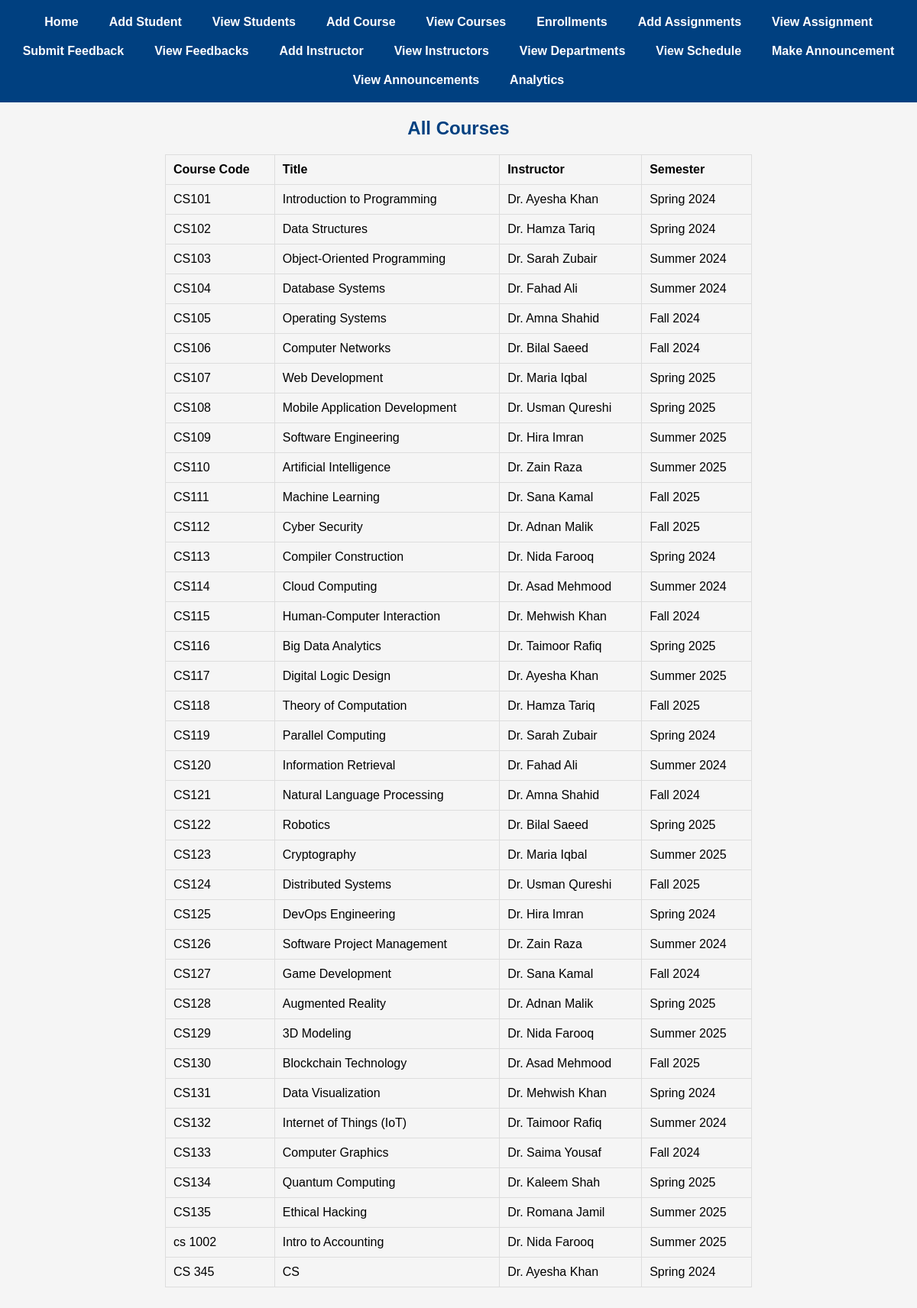
The page /show_all_courses on the database its author committed.
### main.py (models this page shows)
class Course(db.Model):
    id = db.Column(db.Integer, primary_key=True)
    code = db.Column(db.String(10), unique=True, nullable=False)
    title = db.Column(db.String(100), nullable=False)
    instructor_id = db.Column(db.Integer, db.ForeignKey('instructor.id'))
    semester_id = db.Column(db.Integer, db.ForeignKey('semester.id'))
    schedules = db.relationship('Schedule', backref='course', lazy=True)

class Instructor(db.Model):
    id = db.Column(db.Integer, primary_key=True)
    name = db.Column(db.String(100), nullable=False)
    email = db.Column(db.String(100), unique=True, nullable=False)
    department_id = db.Column(db.Integer, db.ForeignKey('department.id'), nullable=False)
    courses = db.relationship('Course', backref='instructor', lazy=True)

class Semester(db.Model):
    id = db.Column(db.Integer, primary_key=True)
    name = db.Column(db.String(50), nullable=False)
    courses = db.relationship('Course', backref='semester', lazy=True)

### main.py (the view)
@app.route('/show_all_courses')
def show_all_courses():
    courses = Course.query.all()
    return render_template('show_courses.html', courses=courses)

### templates/show_courses.html (shortened to what this page needs)
{% extends 'base.html' %}
{% block content %}
<h2>All Courses</h2>
<table>
    <thead>
        <tr>
            <th>Course Code</th>
            <th>Title</th>
            <th>Instructor</th>
            <th>Semester</th>
        </tr>
    </thead>
    <tbody>
        {% for course in courses %}
        <tr>
            <td>{{ course.code }}</td>
            <td>{{ course.title }}</td>
            <td>{{ course.instructor.name }}</td>
            <td>{{ course.semester.name }}</td>
        </tr>
        {% endfor %}
    </tbody>
</table>
{% endblock %}

### templates/base.html (shortened to what this page needs)
<!DOCTYPE html>
<html lang="en">
<head>
    <link rel="stylesheet" href="{{ url_for('static', filename='css/style.css') }}">
</head>
<body>
    <nav>
        <a href="/">Home</a>
        <a href="/add_student">Add Student</a>
        <a href="/show_all_students">View Students</a>
        <a href="/add_course">Add Course</a>
        <a href="/show_all_courses">View Courses</a>
        <a href="/enrollments">Enrollments</a>
        <a href="/add_assignment">Add Assignments</a>
        <a href="/show_assignments">View Assignment</a>
        <a href="/add_feedback">Submit Feedback</a>
        <a href="/show_feedback">View Feedbacks</a>
        <a href="/add_instructor">Add Instructor</a>
        <a href="/show_all_instructors">View Instructors</a>
        <a href="/show_all_departments">View Departments</a>
        <a href="/show_schedule">View Schedule</a>
        <a href="/announce_something">Make Announcement</a>
        <a href="/all_announcements">View Announcements</a>
        <a href="/graphs">Analytics</a>
    </nav>
    <main>
        {% block content %}{% endblock %}
    </main>
</body>
</html>

### static/css/style.css (style rules this page uses)
body { display: flex; flex-direction: column; align-items: center; margin: 0; padding: 0; font-family: Arial, sans-serif; background-color: #f5f5f5; min-height: 100vh; box-sizing: border-box; }
nav { background-color: #004080; width: 100%; display: flex; flex-wrap: wrap; justify-content: center; padding: 10px 0; }
nav a { color: white; text-decoration: none; font-weight: bold; margin: 0 15px; padding: 10px 5px; }
.container, main, section { width: 80%; max-width: 1200px; margin: 20px auto; text-align: center; }
h1, h2, h3, h4, h5, h6 { text-align: center; color: #004080; margin-top: 0; }
table { width: 80%; margin: 0 auto 20px auto; border-collapse: collapse; text-align: left; }
table th, table td { border: 1px solid #ddd; padding: 10px; }

### rows shown on the page
Course: code "CS101", title "Introduction to Programming", instructor.name "Dr. Ayesha Khan", semester.name "Spring 2024"
Course: code "CS102", title "Data Structures", instructor.name "Dr. Hamza Tariq", semester.name "Spring 2024"
Course: code "CS103", title "Object-Oriented Programming", instructor.name "Dr. Sarah Zubair", semester.name "Summer 2024"
Course: code "CS104", title "Database Systems", instructor.name "Dr. Fahad Ali", semester.name "Summer 2024"
Course: code "CS105", title "Operating Systems", instructor.name "Dr. Amna Shahid", semester.name "Fall 2024"
Course: code "CS106", title "Computer Networks", instructor.name "Dr. Bilal Saeed", semester.name "Fall 2024"
Course: code "CS107", title "Web Development", instructor.name "Dr. Maria Iqbal", semester.name "Spring 2025"
Course: code "CS108", title "Mobile Application Development", instructor.name "Dr. Usman Qureshi", semester.name "Spring 2025"
Course: code "CS109", title "Software Engineering", instructor.name "Dr. Hira Imran", semester.name "Summer 2025"
Course: code "CS110", title "Artificial Intelligence", instructor.name "Dr. Zain Raza", semester.name "Summer 2025"
Course: code "CS111", title "Machine Learning", instructor.name "Dr. Sana Kamal", semester.name "Fall 2025"
Course: code "CS112", title "Cyber Security", instructor.name "Dr. Adnan Malik", semester.name "Fall 2025"
Course: code "CS113", title "Compiler Construction", instructor.name "Dr. Nida Farooq", semester.name "Spring 2024"
Course: code "CS114", title "Cloud Computing", instructor.name "Dr. Asad Mehmood", semester.name "Summer 2024"
Course: code "CS115", title "Human-Computer Interaction", instructor.name "Dr. Mehwish Khan", semester.name "Fall 2024"
Course: code "CS116", title "Big Data Analytics", instructor.name "Dr. Taimoor Rafiq", semester.name "Spring 2025"
Course: code "CS117", title "Digital Logic Design", instructor.name "Dr. Ayesha Khan", semester.name "Summer 2025"
Course: code "CS118", title "Theory of Computation", instructor.name "Dr. Hamza Tariq", semester.name "Fall 2025"
Course: code "CS119", title "Parallel Computing", instructor.name "Dr. Sarah Zubair", semester.name "Spring 2024"
Course: code "CS120", title "Information Retrieval", instructor.name "Dr. Fahad Ali", semester.name "Summer 2024"
Course: code "CS121", title "Natural Language Processing", instructor.name "Dr. Amna Shahid", semester.name "Fall 2024"
Course: code "CS122", title "Robotics", instructor.name "Dr. Bilal Saeed", semester.name "Spring 2025"
Course: code "CS123", title "Cryptography", instructor.name "Dr. Maria Iqbal", semester.name "Summer 2025"
Course: code "CS124", title "Distributed Systems", instructor.name "Dr. Usman Qureshi", semester.name "Fall 2025"
Course: code "CS125", title "DevOps Engineering", instructor.name "Dr. Hira Imran", semester.name "Spring 2024"
Course: code "CS126", title "Software Project Management", instructor.name "Dr. Zain Raza", semester.name "Summer 2024"
Course: code "CS127", title "Game Development", instructor.name "Dr. Sana Kamal", semester.name "Fall 2024"
Course: code "CS128", title "Augmented Reality", instructor.name "Dr. Adnan Malik", semester.name "Spring 2025"
Course: code "CS129", title "3D Modeling", instructor.name "Dr. Nida Farooq", semester.name "Summer 2025"
Course: code "CS130", title "Blockchain Technology", instructor.name "Dr. Asad Mehmood", semester.name "Fall 2025"
Course: code "CS131", title "Data Visualization", instructor.name "Dr. Mehwish Khan", semester.name "Spring 2024"
Course: code "CS132", title "Internet of Things (IoT)", instructor.name "Dr. Taimoor Rafiq", semester.name "Summer 2024"
Course: code "CS133", title "Computer Graphics", instructor.name "Dr. Saima Yousaf", semester.name "Fall 2024"
Course: code "CS134", title "Quantum Computing", instructor.name "Dr. Kaleem Shah", semester.name "Spring 2025"
Course: code "CS135", title "Ethical Hacking", instructor.name "Dr. Romana Jamil", semester.name "Summer 2025"
Course: code "cs 1002", title "Intro to Accounting", instructor.name "Dr. Nida Farooq", semester.name "Summer 2025"
Course: code "CS 345", title "CS", instructor.name "Dr. Ayesha Khan", semester.name "Spring 2024"
